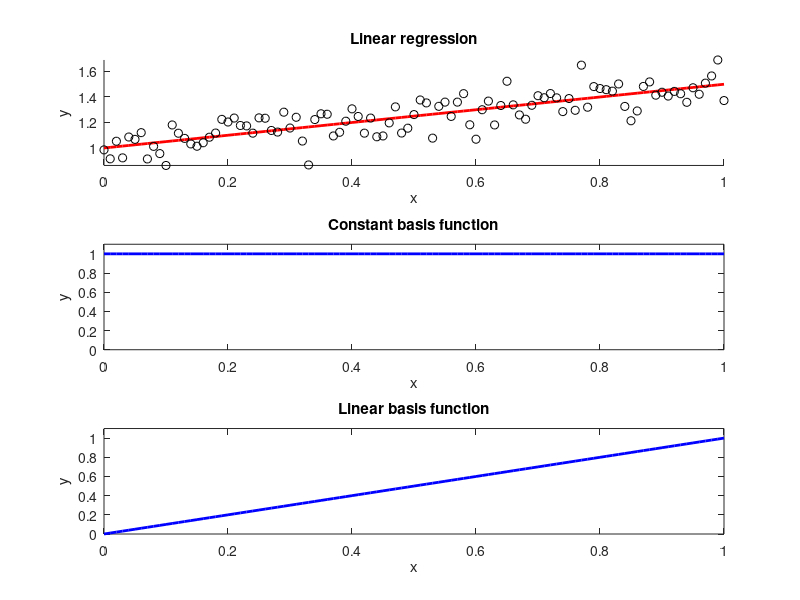
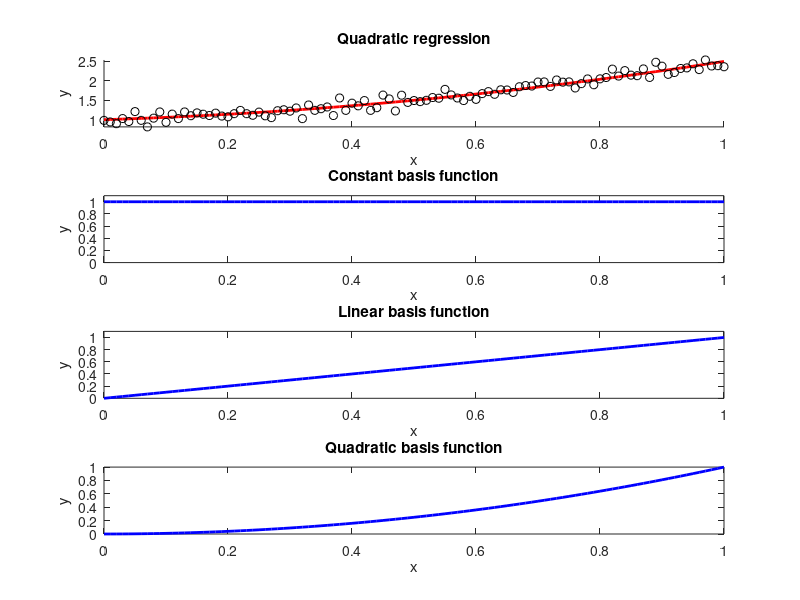
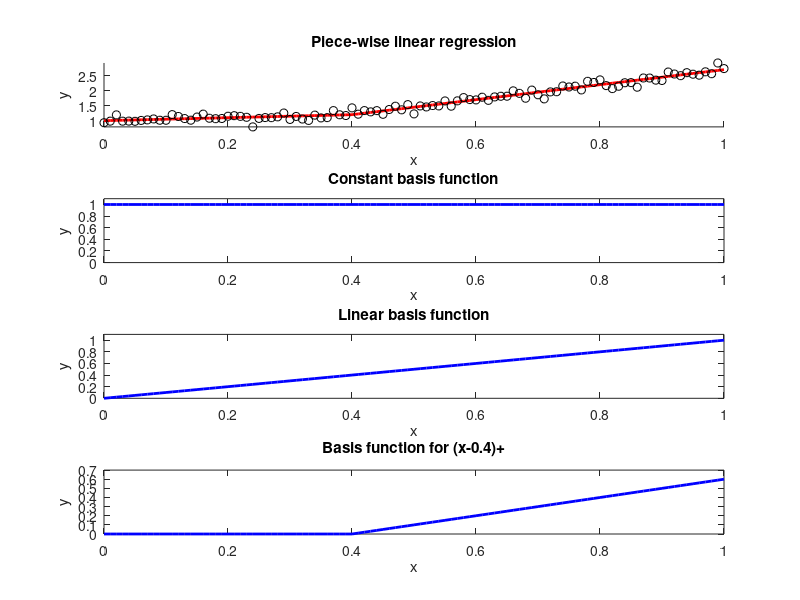
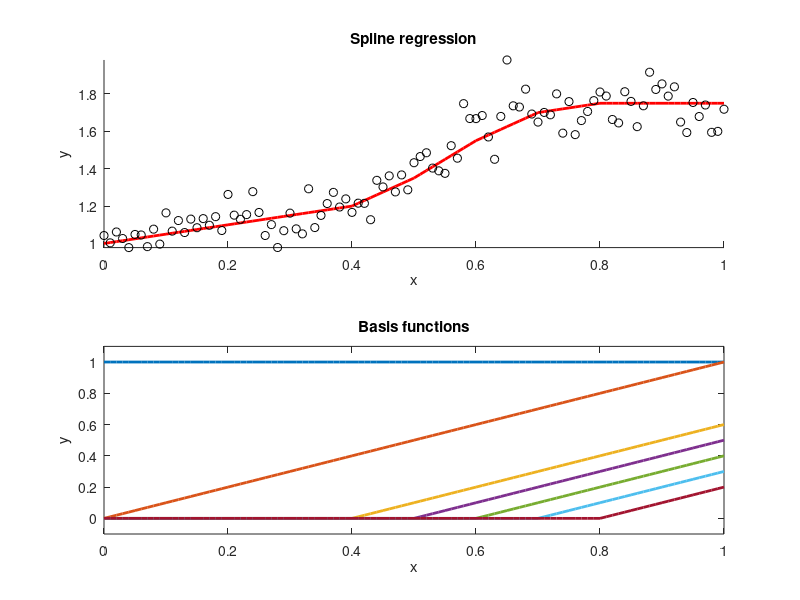

Reproduce these figures in MATLAB, in order.
%% Script to plot basis functions

%% Linear model
x = (0:0.01:1);
figure
subplot(3,1,1)
hold on
meanLine = 1+0.5*x;
plot(x,meanLine,'r','linewidth',2)
plot(x,meanLine+0.1*randn(size(x)),'ko','markersize',6)
ylabel('y')
xlabel('x')
title('Linear regression')
axis tight

subplot(3,1,2)
plot(x,ones(size(x)),'b','linewidth',2)
ylabel('y')
xlabel('x')
title('Constant basis function')
set(gca,'ylim',[0 1.1])

subplot(3,1,3)
plot(x,x,'b','linewidth',2)
ylabel('y')
xlabel('x')
title('Linear basis function')
set(gca,'ylim',[0 1.1])

print linearBasis -depsc

% Quadratic model

x = (0:0.01:1);
figure
subplot(4,1,1)
hold on
meanLine = 1+0.5*x+1*x.^2;
plot(x,meanLine,'r','linewidth',2)
plot(x,meanLine+0.1*randn(size(x)),'ko','markersize',6)
ylabel('y')
xlabel('x')
title('Quadratic regression')
axis tight

subplot(4,1,2)
plot(x,1*ones(size(x)),'b','linewidth',2)
ylabel('y')
xlabel('x')
title('Constant basis function')
set(gca,'ylim',[0 1.1])

subplot(4,1,3)
plot(x,x,'b','linewidth',2)
ylabel('y')
xlabel('x')
title('Linear basis function')
set(gca,'ylim',[0 1.1])

subplot(4,1,4)
plot(x,x.^2,'b','linewidth',2)
ylabel('y')
xlabel('x')
title('Quadratic basis function')
print quadraticBasis -depsc
set(gca,'ylim',[0 1.1])



% Piece-wise linear model

x = (0:0.01:1)';
n = length(x);
figure
subplot(4,1,1)
hold on
knots = [0.4];
nKnots = length(knots);
X = [ones(n,1) x zeros(n,nKnots)];
for i = 1:nKnots
    idx = (x>knots(i)); % logical index for the data points where x>knot
    X(idx,i+2) = x(idx)-knots(i);
end
betaVect = [1 0.5 2]';
meanLine = X*betaVect;
plot(x,meanLine,'r','linewidth',2)
plot(x,meanLine+0.1*randn(size(x)),'ko','markersize',6)
ylabel('y')
xlabel('x')
title('Piece-wise linear regression')
axis tight

subplot(4,1,2)
plot(x,X(:,1),'b','linewidth',2)
ylabel('y')
xlabel('x')
title('Constant basis function')
set(gca,'ylim',[0 1.1])

subplot(4,1,3)
plot(x,X(:,2),'b','linewidth',2)
ylabel('y')
xlabel('x')
title('Linear basis function')
set(gca,'ylim',[0 1.1])

subplot(4,1,4)
plot(x,X(:,3),'b','linewidth',2)
ylabel('y')
xlabel('x')
title('Basis function for (x-0.4)+')
print brokenStickBasis -depsc
set(gca,'ylim',[0 1.1])


% Spline model - linear basis

x = (0:0.01:1)';
n = length(x);
figure
subplot(2,1,1)
hold on
knots = [0.4 0.5 0.6 0.7 0.8];
nKnots = length(knots);
X = [ones(n,1) x zeros(n,nKnots)];
for i = 1:nKnots
    idx = (x>knots(i)); % logical index for the data points where x>knot
    X(idx,i+2) = x(idx)-knots(i);
end
betaVect = [1 0.5 1 0.5 -0.5 -1 -0.5]';
meanLine = X*betaVect;
plot(x,meanLine,'r','linewidth',2)
plot(x,meanLine+0.1*randn(size(x)),'ko','markersize',6)
ylabel('y')
xlabel('x')
title('Spline regression')
axis tight

subplot(2,1,2)
plot(x,X,'linewidth',2)
ylabel('y')
xlabel('x')
title('Basis functions')
set(gca,'ylim',[-0.1 1.1])
print splineBasisLinear -depsc


% Spline model - quadratic basis

x = (0:0.01:1)';
n = length(x);
figure
subplot(2,1,1)
hold on
knots = [0.4 0.5 0.6 0.7 0.8];
nKnots = length(knots);
X = [ones(n,1) x zeros(n,nKnots)];
for i = 1:nKnots
    idx = (x>knots(i)); % logical index for the data points where x>knot
    X(idx,i+2) = (x(idx)-knots(i)).^2;
end
betaVect = [1 0.5 1 0.5 -0.5 -1 -0.5]';
meanLine = X*betaVect;
plot(x,meanLine,'r','linewidth',2)
plot(x,meanLine+0.1*randn(size(x)),'ko','markersize',6)
ylabel('y')
xlabel('x')
title('Spline regression - Truncated Quadratics')
axis tight

subplot(2,1,2)
plot(x,X,'linewidth',2)
ylabel('y')
xlabel('x')
title('Basis functions')
set(gca,'ylim',[-0.1 1.1])
print splineBasisQuadratic -depsc





% Spline model - thin plate spline basis

x = (0:0.01:1)';
n = length(x);
figure
subplot(2,1,1)
hold on
knots = [0.4 0.5 0.6 0.7 0.8];
nKnots = length(knots);
X = [ones(n,1) x zeros(n,nKnots)];
for i = 1:nKnots
    idx = (x>knots(i)); % logical index for the data points where x>knot
    X(:,i+2) = ((x-knots(i)).^2).*log(abs((x-knots(i))));
    X(isnan(X(:,i+2)),i+2) = 0;
end
betaVect = [1 0.5 1 0.5 -0.5 -1 -0.5]';
meanLine = X*betaVect;
plot(x,meanLine,'r','linewidth',2)
plot(x,meanLine+0.1*randn(size(x)),'ko','markersize',6)
ylabel('y')
xlabel('x')
title('Spline regression - Thin plate splines')
axis tight

subplot(2,1,2)
plot(x,X(:,3:end),'linewidth',2)
ylabel('y')
xlabel('x')
title('Basis functions')
set(gca,'ylim',[-0.2 0.1])
print splineBasisThinPlate -depsc







